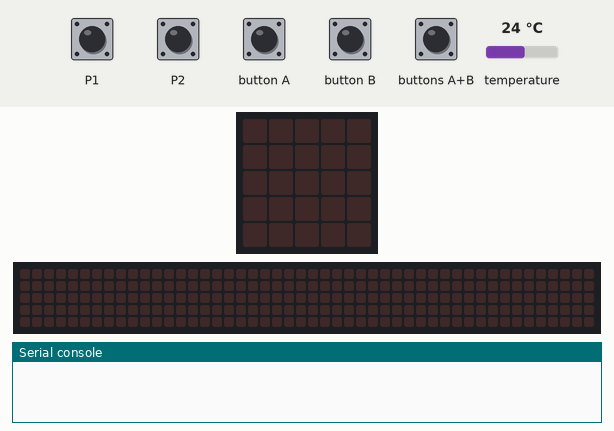
This program was run on a simulated BBC micro:bit (MakeCode). Parts: the board's 5×5 LED display, a strip that is not on the board, showing the scrolling text unrolled, the last lines printed to the serial console. Inputs (shaded band) come from the test bench; at power-on: temperature 24 °C. No radio messages arrive unless stated (any console line starting 'radio sent:' is added by the test bench); the 48×5 strip is a reading aid, not a part: it shows the text the display is scrolling, unrolled, one strip-width of it at a time.

Above: at 1.2 s.
1.3 s: button B pressed for 0.15 s
At 2.4 s:
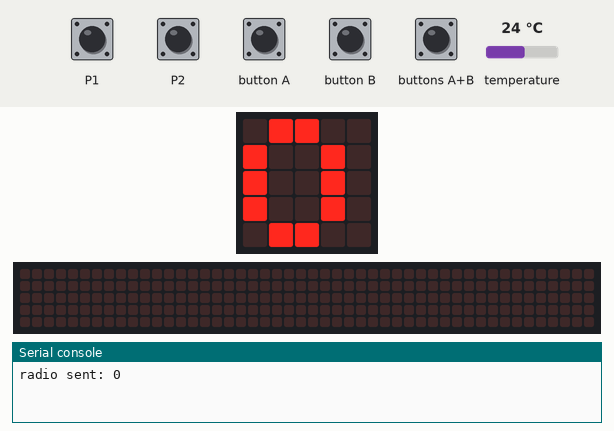
2.9 s: button A pressed for 0.15 s
At 5.6 s:
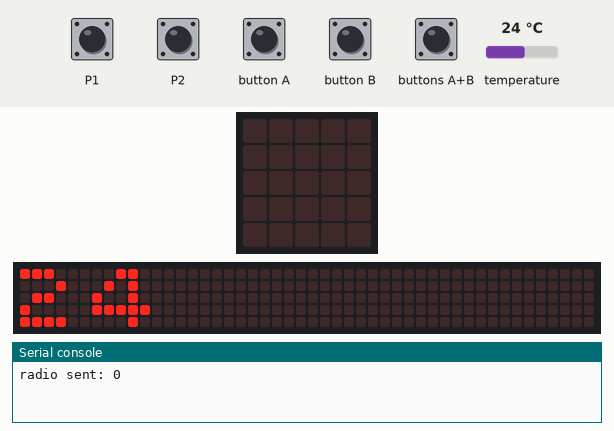
5.9 s: buttons A+B pressed for 0.15 s
At 7.87 s:
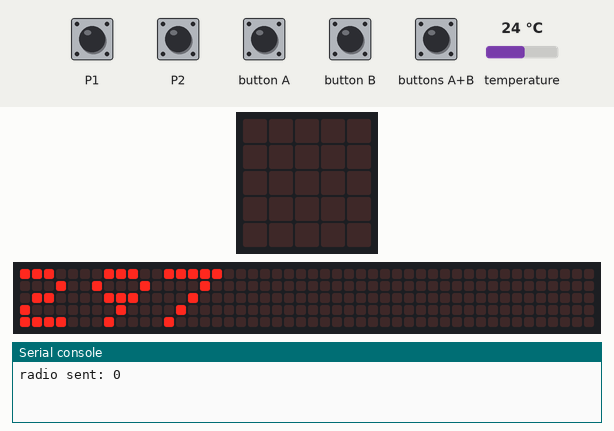
9.0 s: buttons A+B pressed for 1 s
At 10.22 s:
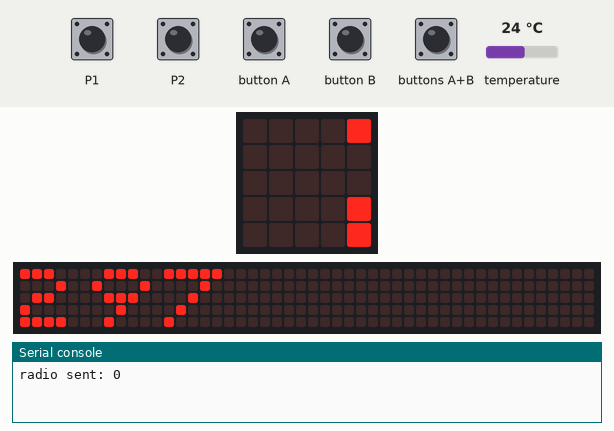
12.0 s: button A pressed for 0.15 s
At 13.82 s:
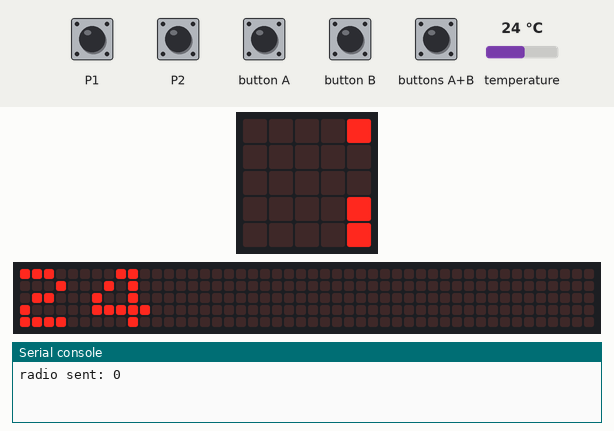
15.1 s: buttons A+B pressed for 0.15 s
At 18.47 s:
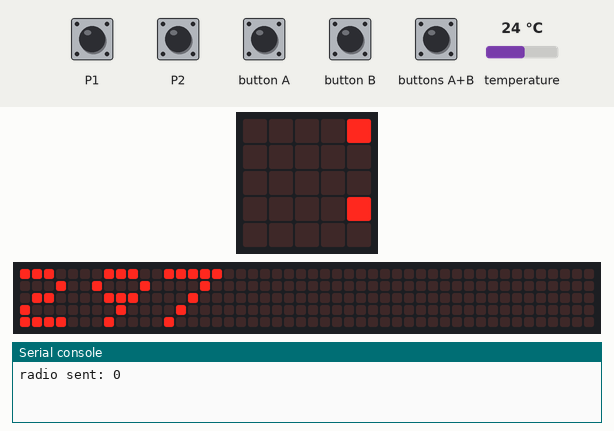

Measured:
- after the input at 1.3 s, the display: changes after 0.15 s (image 1)
- after the input at 2.9 s, the display: first changes after 0.15 s (image 2 shows a later state)
- after the input at 5.9 s, the display: changes after 0.15 s (image 3)

The program:

main.ts
```typescript
let humedad = 0
input.onButtonPressed(Button.A, function () {
    basic.showNumber(input.temperature())
    basic.pause(2000)
    basic.clearScreen()
})
input.onPinPressed(TouchPin.P2, function () {
    basic.showNumber(pins.digitalReadPin(DigitalPin.P2))
    basic.pause(1000)
    basic.clearScreen()
})
input.onButtonPressed(Button.AB, function () {
    basic.showNumber(input.temperature() + 273)
})
input.onButtonPressed(Button.B, function () {
    humedad = pins.digitalReadPin(DigitalPin.P1)
    radio.sendNumber(pins.digitalReadPin(DigitalPin.P2))
    basic.showNumber(pins.digitalReadPin(DigitalPin.P2))
})
input.onPinPressed(TouchPin.P1, function () {
    basic.showNumber(pins.digitalReadPin(DigitalPin.P1))
    basic.pause(1000)
    basic.clearScreen()
})
```

test.ts
```typescript
// aquí va el archivo "tests"; esto no se compilará cuando este paquete se utilice como una extensión.
```
